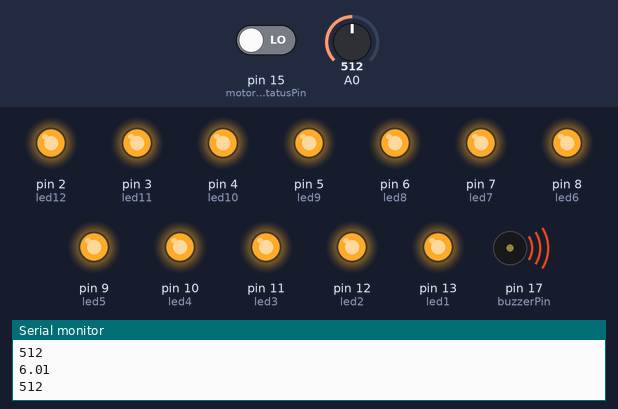
The sketch below on a simulated Arduino Uno, built with avr-gcc and run on an emulated ATmega328P. Shown: output pins drawn as LEDs (lit = HIGH), buzzer (waves = sounding, pin HIGH), the last lines printed to the serial monitor. Dashed ring = blinking. Inputs (shaded band) come from the test bench; at power-on: A0 = 512, pin 15 (motorOnStatusPin) LOW.

Above: at 1.2 s.
1.3 s: A0 set to 535
4.3 s: A0 set to 892
At 4.7 s:
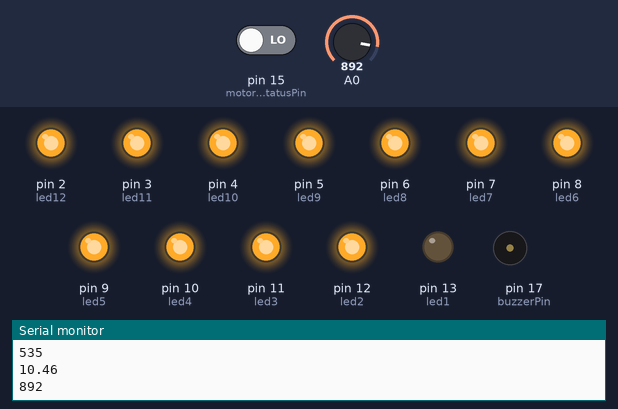
5.8 s: A0 set to 917
At 6.2 s:
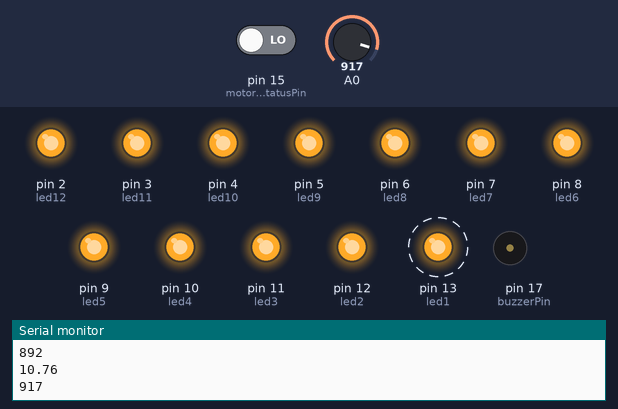
8.8 s: A0 set to 90
At 9.7 s:
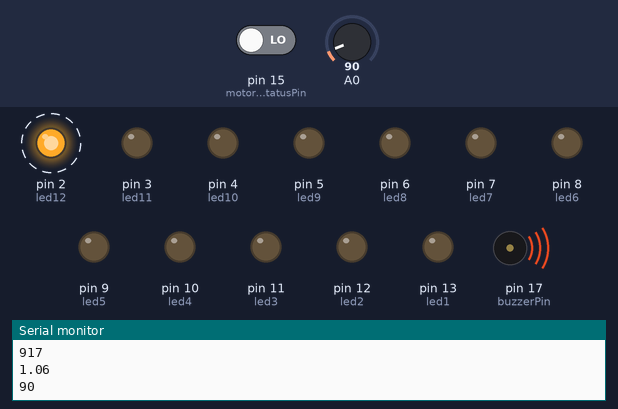
11.8 s: A0 set to 110
At 13.0 s:
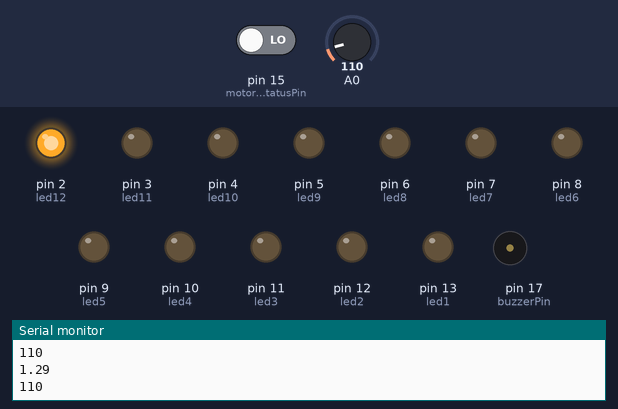
13.3 s: A0 set to 0
At 13.7 s:
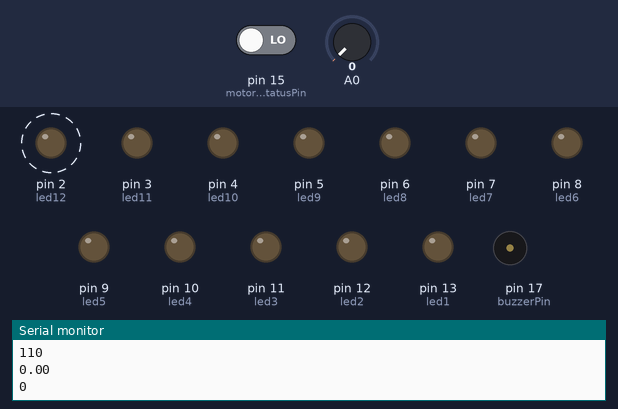
Timing chart, 0 to 17.3 s (numbered marks = the images above; inputs shaded):
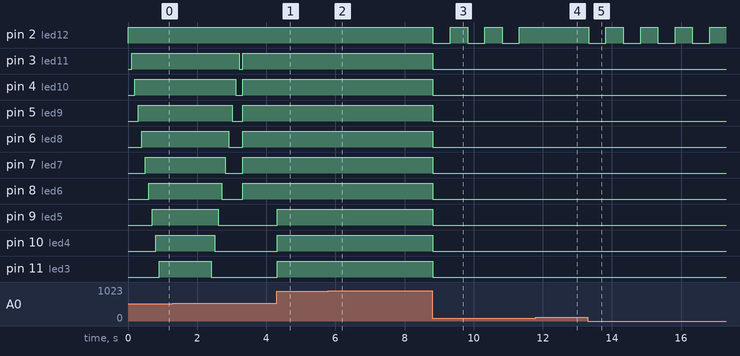

The sketch:

ADC_WATER_LEVEL.ino
```cpp
int led1 = 13;
int led2 = 12;
int led3 = 11;
int led4 = 10;
int led5 = 9;
int led6 = 8;
int led7 = 7;
int led8 = 6;
int led9 = 5;
int led10 = 4;
int led11 = 3;
int led12 = 2;

int motorOnStatusPin = 15;
int waterStatusPin = 16;
int buzzerPin = 17;

int check = 0;
int counter = 0;
int isMotorOn = 0;
int isWaterThere = 0;

// the setup routine runs once when you press reset:
void setup() {
  // initialize serial communication at 9600 bits per second:
  Serial.begin(9600);
  pinMode(led1, OUTPUT);
  pinMode(led2, OUTPUT);
  pinMode(led3, OUTPUT);
  pinMode(led4, OUTPUT);
  pinMode(led5, OUTPUT);
  pinMode(led6, OUTPUT);
  pinMode(led7, OUTPUT);
  pinMode(led8, OUTPUT);
  pinMode(led9, OUTPUT);
  pinMode(led10, OUTPUT);
  pinMode(led11, OUTPUT);
  pinMode(led12, OUTPUT);
  pinMode(buzzerPin, OUTPUT);
  pinMode(motorOnStatusPin, INPUT);
  pinMode(waterStatusPin, INPUT);
}

// the loop routine runs over and over again forever:
void loop() {
  // read the input on analog pin 0:
  int sensorValue = analogRead(A0);
  // Convert the analog reading (which goes from 0 - 1023) to a voltage (0 - 5V):
  float voltage = sensorValue * (12.0 / 1023.0);
  // print out the value you read:
  Serial.println(voltage);
  Serial.println(sensorValue);

  // Read status of motor on pin
  isMotorOn = digitalRead(motorOnStatusPin);

  if(isMotorOn == HIGH) {
    // Read status of  water pin
    isWaterThere = digitalRead(waterStatusPin);
    if(isWaterThere == HIGH) {
      // No problem there
    } else {
      delay(10000);
      // Read status of  water pin
      isWaterThere = digitalRead(waterStatusPin);
      if(isWaterThere == LOW) {
        //ERROR IN WATER FLOW
        // Blow false alarm!!!
        falseAlarm();
      }
    }
  }

  if(check == 0) {
    // Shows all level indicator LED up and down!
    switch (counter) {
      case 0:
         displayLevel1();
        break;
      case 1:
         displayLevel2();
        break;
      case 2:
         displayLevel3();
        break;
      case 3:
         displayLevel4();
        break;
      case 4:
         displayLevel5();
        break;
      case 5:
         displayLevel6();
        break;
      case 6:
         displayLevel7();
        break;
      case 7:
         displayLevel8();
        break;
      case 8:
         displayLevel9();
        break;
      case 9:
         displayLevel10();
        break;
      case 10:
         displayLevel11();
        break;
      case 11:
        displayLevel12();
        digitalWrite(buzzerPin, HIGH);
        delay(1000);
        break;
      case 12:
        displayLevel11();
        digitalWrite(buzzerPin, LOW);
        break;
      case 13:
        displayLevel10();
        break;
      case 14:
        displayLevel9();
        break;
      case 15:
        displayLevel8();
        break;
      case 16:
        displayLevel7();
        break;
      case 17:
        displayLevel6();
        break;
      case 18:
        displayLevel5();
        break;
      case 19:
        displayLevel4();
        break;
      case 20:
        displayLevel3();
        break;
      case 21:
        displayLevel2();
        break;
      case 22:
        displayLevel1();
        break;
      case 23:
        displayLevel0();
        delay(1000);
        break;
    }

    delay(100);
    counter = counter+1;
    if(counter == 23) {
      check = 1;
    }
  } else {
    digitalWrite(buzzerPin, LOW);
    if(sensorValue >= 900) {
      displayLevel12();
      if(isMotorOn == HIGH) {
        digitalWrite(buzzerPin, HIGH);
      }
      delay(500);
      digitalWrite(led1, LOW);
      digitalWrite(buzzerPin, LOW);
    } else if(sensorValue < 900 && sensorValue >= 825) {
      displayLevel11();
    } else if(sensorValue < 825 && sensorValue >= 750) {
      displayLevel10();
    } else if(sensorValue < 750 && sensorValue >= 675) {
      displayLevel9();
    } else if(sensorValue < 675 && sensorValue >= 600) {
      displayLevel8();
    } else if(sensorValue < 600 && sensorValue >= 525) {
      displayLevel7();
    } else if(sensorValue < 525 && sensorValue >= 450) {
      displayLevel6();
    } else if(sensorValue < 450 && sensorValue >= 375) {
      displayLevel5();
    } else if(sensorValue < 375 && sensorValue >= 300) {
      displayLevel4();
    } else if(sensorValue < 300 && sensorValue >= 220) {
      displayLevel3();
    } else if(sensorValue < 220 && sensorValue >= 140) {
      displayLevel2();
    } else if(sensorValue < 140 && sensorValue >= 100) {
      displayLevel1();
    } else if(sensorValue < 100){
      displayLevel0();
      digitalWrite(buzzerPin, LOW);
      delay(500);
      digitalWrite(led12, HIGH);
      digitalWrite(buzzerPin, HIGH);
    }
    delay(500);
  }
}

//Level 0 (Empty)
void displayLevel0() {
  digitalWrite(led1, LOW);
  digitalWrite(led2, LOW);
  digitalWrite(led3, LOW);
  digitalWrite(led4, LOW);
  digitalWrite(led5, LOW);
  digitalWrite(led6, LOW);
  digitalWrite(led7, LOW);
  digitalWrite(led8, LOW);
  digitalWrite(led9, LOW);
  digitalWrite(led10, LOW);
  digitalWrite(led11, LOW);
  digitalWrite(led12, LOW);
}

//Level 1
void displayLevel1() {
  digitalWrite(led1, LOW);
  digitalWrite(led2, LOW);
  digitalWrite(led3, LOW);
  digitalWrite(led4, LOW);
  digitalWrite(led5, LOW);
  digitalWrite(led6, LOW);
  digitalWrite(led7, LOW);
  digitalWrite(led8, LOW);
  digitalWrite(led9, LOW);
  digitalWrite(led10, LOW);
  digitalWrite(led11, LOW);
  digitalWrite(led12, HIGH);
}

//Level 2
void displayLevel2() {
  digitalWrite(led1, LOW);
  digitalWrite(led2, LOW);
  digitalWrite(led3, LOW);
  digitalWrite(led4, LOW);
  digitalWrite(led5, LOW);
  digitalWrite(led6, LOW);
  digitalWrite(led7, LOW);
  digitalWrite(led8, LOW);
  digitalWrite(led9, LOW);
  digitalWrite(led10, LOW);
  digitalWrite(led11, HIGH);
  digitalWrite(led12, HIGH);
}

//Level 3
void displayLevel3() {
  digitalWrite(led1, LOW);
  digitalWrite(led2, LOW);
  digitalWrite(led3, LOW);
  digitalWrite(led4, LOW);
  digitalWrite(led5, LOW);
  digitalWrite(led6, LOW);
  digitalWrite(led7, LOW);
  digitalWrite(led8, LOW);
  digitalWrite(led9, LOW);
  digitalWrite(led10, HIGH);
  digitalWrite(led11, HIGH);
  digitalWrite(led12, HIGH);
}

//Level 4
void displayLevel4() {
  digitalWrite(led1, LOW);
  digitalWrite(led2, LOW);
  digitalWrite(led3, LOW);
  digitalWrite(led4, LOW);
  digitalWrite(led5, LOW);
  digitalWrite(led6, LOW);
  digitalWrite(led7, LOW);
  digitalWrite(led8, LOW);
  digitalWrite(led9, HIGH);
  digitalWrite(led10, HIGH);
  digitalWrite(led11, HIGH);
  digitalWrite(led12, HIGH);
}

//Level 5
void displayLevel5() {
  digitalWrite(led1, LOW);
  digitalWrite(led2, LOW);
  digitalWrite(led3, LOW);
  digitalWrite(led4, LOW);
  digitalWrite(led5, LOW);
  digitalWrite(led6, LOW);
  digitalWrite(led7, LOW);
  digitalWrite(led8, HIGH);
  digitalWrite(led9, HIGH);
  digitalWrite(led10, HIGH);
  digitalWrite(led11, HIGH);
  digitalWrite(led12, HIGH);
}

//Level 6
void displayLevel6() {
  digitalWrite(led1, LOW);
  digitalWrite(led2, LOW);
  digitalWrite(led3, LOW);
  digitalWrite(led4, LOW);
  digitalWrite(led5, LOW);
  digitalWrite(led6, LOW);
  digitalWrite(led7, HIGH);
  digitalWrite(led8, HIGH);
  digitalWrite(led9, HIGH);
  digitalWrite(led10, HIGH);
  digitalWrite(led11, HIGH);
  digitalWrite(led12, HIGH);
}

//Level 7
void displayLevel7() {
  digitalWrite(led1, LOW);
  digitalWrite(led2, LOW);
  digitalWrite(led3, LOW);
  digitalWrite(led4, LOW);
  digitalWrite(led5, LOW);
  digitalWrite(led6, HIGH);
  digitalWrite(led7, HIGH);
  digitalWrite(led8, HIGH);
  digitalWrite(led9, HIGH);
  digitalWrite(led10, HIGH);
  digitalWrite(led11, HIGH);
  digitalWrite(led12, HIGH);
}

//Level 8
void displayLevel8() {
  digitalWrite(led1, LOW);
  digitalWrite(led2, LOW);
  digitalWrite(led3, LOW);
  digitalWrite(led4, LOW);
  digitalWrite(led5, HIGH);
  digitalWrite(led6, HIGH);
  digitalWrite(led7, HIGH);
  digitalWrite(led8, HIGH);
  digitalWrite(led9, HIGH);
  digitalWrite(led10, HIGH);
  digitalWrite(led11, HIGH);
  digitalWrite(led12, HIGH);
}

//Level 9
void displayLevel9() {
  digitalWrite(led1, LOW);
  digitalWrite(led2, LOW);
  digitalWrite(led3, LOW);
  digitalWrite(led4, HIGH);
  digitalWrite(led5, HIGH);
  digitalWrite(led6, HIGH);
  digitalWrite(led7, HIGH);
  digitalWrite(led8, HIGH);
  digitalWrite(led9, HIGH);
  digitalWrite(led10, HIGH);
  digitalWrite(led11, HIGH);
  digitalWrite(led12, HIGH);
}

//Level 10
void displayLevel10() {
  digitalWrite(led1, LOW);
  digitalWrite(led2, LOW);
  digitalWrite(led3, HIGH);
  digitalWrite(led4, HIGH);
  digitalWrite(led5, HIGH);
  digitalWrite(led6, HIGH);
  digitalWrite(led7, HIGH);
  digitalWrite(led8, HIGH);
  digitalWrite(led9, HIGH);
  digitalWrite(led10, HIGH);
  digitalWrite(led11, HIGH);
  digitalWrite(led12, HIGH);
}

//Level 11
void displayLevel11() {
  digitalWrite(led1, LOW);
  digitalWrite(led2, HIGH);
  digitalWrite(led3, HIGH);
  digitalWrite(led4, HIGH);
  digitalWrite(led5, HIGH);
  digitalWrite(led6, HIGH);
  digitalWrite(led7, HIGH);
  digitalWrite(led8, HIGH);
  digitalWrite(led9, HIGH);
  digitalWrite(led10, HIGH);
  digitalWrite(led11, HIGH);
  digitalWrite(led12, HIGH);
}

//Level 12(Full)
void displayLevel12() {
  digitalWrite(led1, HIGH);
  digitalWrite(led2, HIGH);
  digitalWrite(led3, HIGH);
  digitalWrite(led4, HIGH);
  digitalWrite(led5, HIGH);
  digitalWrite(led6, HIGH);
  digitalWrite(led7, HIGH);
  digitalWrite(led8, HIGH);
  digitalWrite(led9, HIGH);
  digitalWrite(led10, HIGH);
  digitalWrite(led11, HIGH);
  digitalWrite(led12, HIGH);
}

void falseAlarm() {
//  for(int i = 0; i<20; i++) {
//    displayLevel0();
//    digitalWrite(buzzerPin, LOW);
//    delay(500);
//    displayLevel12();
//    digitalWrite(buzzerPin, HIGH);
//    delay(500);
//    digitalWrite(buzzerPin, LOW);
//  }
//  digitalWrite(buzzerPin, LOW);


  int showError = 1;
  while(showError != 0) {
    isMotorOn = digitalRead(motorOnStatusPin);
    if(isMotorOn == HIGH) {
        isWaterThere = digitalRead(waterStatusPin);
        if(isWaterThere == HIGH) {
          // No problem there
          showError = 0;
        } else {
          digitalWrite(buzzerPin, HIGH);
          displayLevel12();
          delay(400);
          digitalWrite(buzzerPin, LOW);
          displayLevel0();
          delay(400);
        }
    } else {
      showError = 0;
    }
  }

}

/*
MAX: -  906 (900)
MIN: -  20 (80)
*/
```

Measured:
- the behaviour switches between 899 and 900 on A0 (found by bisection; images 1 and 2)
- the behaviour switches between 99 and 100 on A0 (found by bisection; images 3 and 4)
- after the input at 4.3 s, pin 9 (led5), pin 10 (led4), pin 11 (led3), pin 12 (led2): LOW → HIGH at once
- after the input at 5.8 s, pin 13 (led1): alternates HIGH for 0.50 s and LOW for 0.50 s, starting at once
- after the input at 8.8 s, pin 2 (led12): alternates HIGH for 0.50 s and LOW for 0.50 s, starting at once; pin 3 (led11): HIGH → LOW at once
- after the input at 11.8 s, pin 2 (led12): stays HIGH (without the input it goes to LOW after 0.03 s); pin 17 (buzzerPin): goes on until 11.8 s, then stays LOW
- after the input at 13.3 s, pin 2 (led12): alternates HIGH for 0.50 s and LOW for 0.50 s, starting at once; pin 17 (buzzerPin): alternates HIGH for 0.50 s and LOW for 0.50 s, starting after 0.53 s
